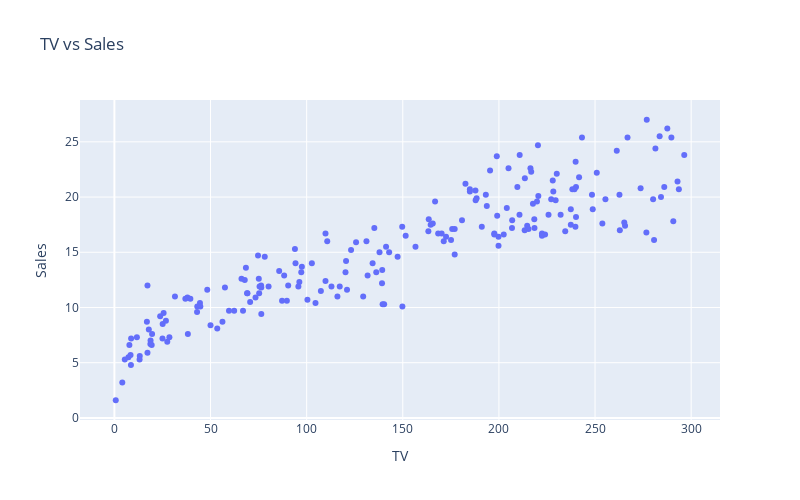

Notebook code for this chart:
### Markdown cell above
Let's compute a simple linear regression model between `TV` (X) and `Sales` (y).

### Code cell
# Scatterplot
px.scatter(df, x='TV', y='Sales', 
           title="TV vs Sales", width=800, height=500)

### Figure 1 — Plotly figure (JSON) as saved in the notebook; plotly's stock layout.template omitted (floating-point values rounded to 4 significant figures; data arrays with more than 128 entries replaced by an {"elided": "..."} marker saying what was removed)
{"data": [{"hovertemplate": "TV=%{x}<br>Sales=%{y}<extra></extra>", "legendgroup": "", "marker": {"color": "#636efa", "symbol": "circle"}, "mode": "markers", "name": "", "orientation": "v", "showlegend": false, "type": "scatter", "x": {"elided": "200 float values"}, "xaxis": "x", "y": {"elided": "200 float values"}, "yaxis": "y"}], "layout": {"height": 500, "legend": {"tracegroupgap": 0}, "title": {"text": "TV vs Sales"}, "width": 800, "xaxis": {"anchor": "y", "domain": [0, 1], "title": {"text": "TV"}}, "yaxis": {"anchor": "x", "domain": [0, 1], "title": {"text": "Sales"}}}}
